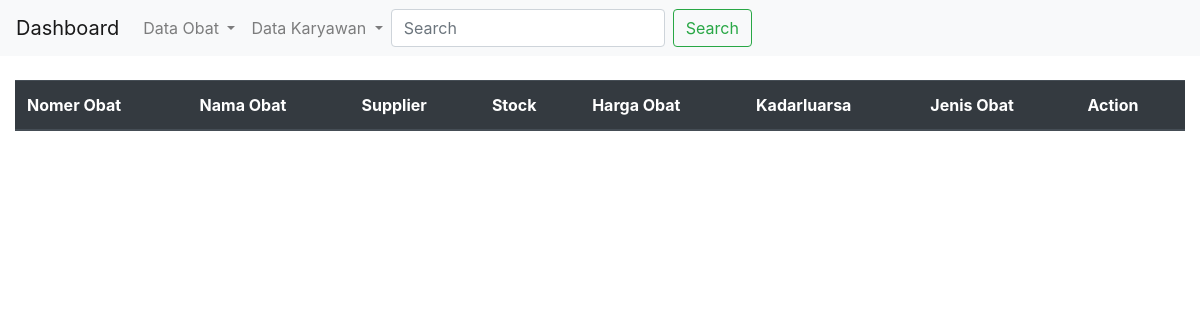
Page /obat/ on the earlier database version.
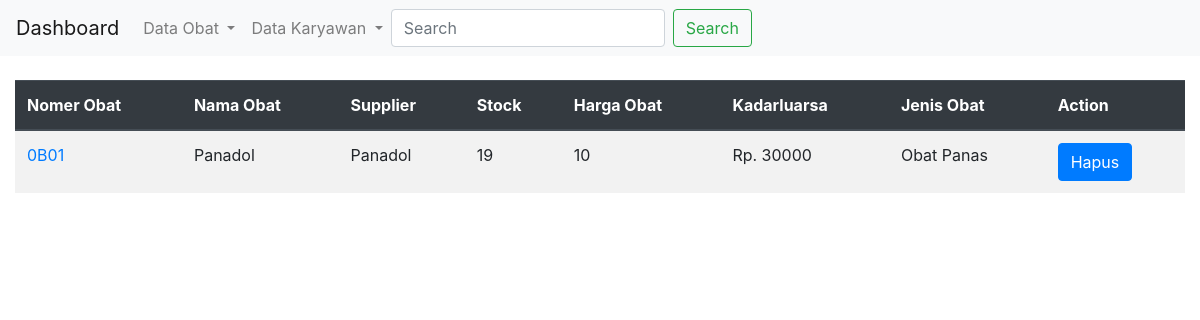
Same page on the later database version.
### obat/models.py (models this page shows, shortened)
class Obat(models.Model):
    kode_obat = models.CharField(max_length=10)
    nama_obat = models.CharField(max_length=20)
    supplier = models.CharField(max_length=20, null=True)
    stok = models.IntegerField()
    terjual = models.IntegerField()
    harga = models.CharField(max_length=30)
    jenis_obat_id = models.ForeignKey(Fungsi_Obat, on_delete=models.CASCADE, null=True)
    create_at = models.DateTimeField(auto_now_add=True)

class Fungsi_Obat(models.Model):
    fungsi_obat = models.CharField(max_length=20)
    keterangan = models.CharField(max_length=100)

### obat/views.py (the view)
# urls.py: path('', views.obat_list, name="obat_list"),
def obat_list(request):
    obat = Obat.objects.all()
    return render(request, "obat/list_obat.html",{ "obats": obat,})

### templates/obat/list_obat.html (shortened to what this page needs)
{% extends "master/base.html" %}
{% load static %}
{% block body %}
<br />
<div class="table-responsive">
  <table class="table table-striped table-fixed" id="data">
    <thead class="thead-dark">
      <tr>
        <th scope="col">Nomer Obat</th>
        <th scope="col">Nama Obat</th>
        <th scope="col">Supplier</th>
        <th scope="col">Stock</th>
        <th scope="col">Harga Obat</th>
        <th scope="col">Kadarluarsa</th>
        <th scope="col">Jenis Obat</th>
        <th scope="col">Action</th>
      </tr>
    </thead>
    <tbody id="myTable">
      {% for obat in obats %}
      <tr>
        <td><a href="{% url 'obat:update_obat' obat.id %}">{{ obat.kode_obat }}</a></td>
        <td>{{ obat.nama_obat }}</td>
        <td>{{ obat.supplier }}</td>
        <td>{{ obat.stok }}</td>
        <td>{{ obat.terjual }}</td>
        <td>Rp. {{ obat.harga }}</td>
        <td>{{ obat.jenis_obat_id.fungsi_obat }}</td>
        <td>  <button type="button" class="btn btn-primary" data-toggle="modal" data-target="#hapus-{{obat.id}}">
          Hapus
        </button></td>
      </tr>
      {% endfor %}
    </tbody>
  </table>
</div>
{% endblock body %}

Differences in the rows shown:
added Obat: kode_obat "0B01", nama_obat "Panadol", supplier "Panadol", stok "19", terjual "10", harga "30000", jenis_obat_id.fungsi_obat "Obat Panas"
